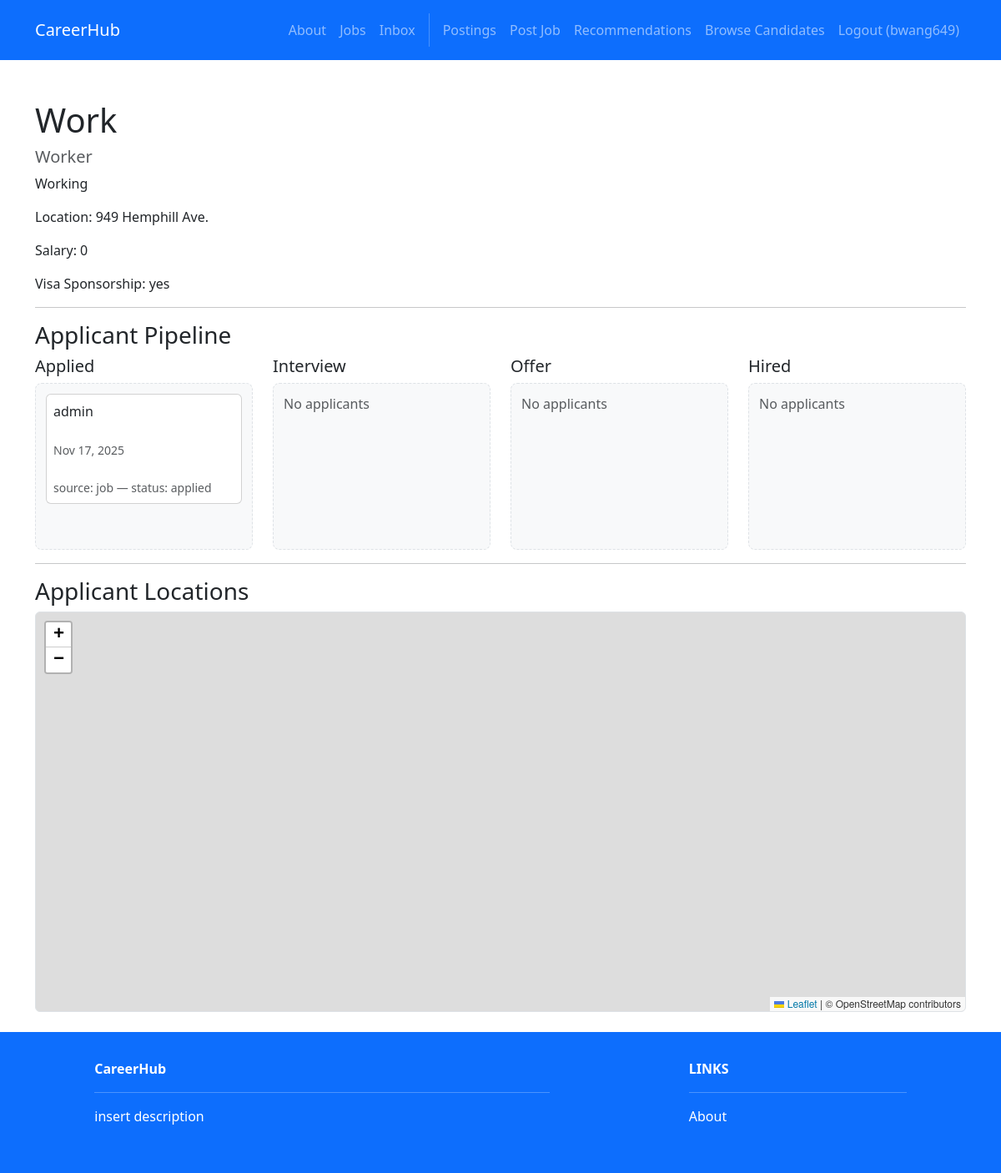
Screenshot of /recruiters/4/detail/ (signed in) with the database file from the repository.
### accounts/models.py (models this page shows)
class User(AbstractUser):
    firstname = models.CharField(max_length=150, blank=True)
    lastname = models.CharField(max_length=150, blank=True)
    username = models.CharField(max_length=150, unique=True)
    password = models.CharField(max_length=128)
    ROLE_CHOICES = [
        ('seeker', 'Job Seeker'),
        ('recruiter', 'Recruiter'),
    ]
    role = models.CharField(max_length=10, choices=ROLE_CHOICES, default='seeker')

### recruiters/models.py (models this page shows, shortened)
class Post(models.Model):
    id = models.AutoField(primary_key=True)
    title = models.CharField(max_length=200)
    company = models.CharField(max_length=200)
    description = models.TextField()
    location = models.CharField(max_length=200)
    lat = models.FloatField(null=True, blank=True)
    lng = models.FloatField(null=True, blank=True)
    salary_range = models.CharField(max_length=100)
    required_skills = models.ManyToManyField(Skill)
    recruiter = models.ForeignKey(User, on_delete=models.CASCADE)
    created_at = models.DateTimeField(auto_now_add=True)
    updated_at = models.DateTimeField(auto_now=True)
    VISA_CHOICES = [
        ('yes', 'Yes'),
        ('no', 'No'),
    ]
    visa_sponsorship = models.CharField(max_length=3, choices=VISA_CHOICES, default='no')

### jobs/models.py (models this page shows)
class Application(models.Model):
    STATUS_CHOICES = [
        ('applied', 'Applied'),
        ('review', 'Review'),
        ('interview', 'Interview'),
        ('offer', 'Offer'),
        ('closed', 'Closed'),
    ]
    job = models.ForeignKey('recruiters.Post', on_delete=models.CASCADE, default=None)
    applicant = models.ForeignKey(User, on_delete=models.CASCADE)
    status = models.CharField(max_length=20, choices=STATUS_CHOICES, default='applied')
    note = models.TextField(blank=True)
    created_at = models.DateTimeField(auto_now_add=True)
    updated_at = models.DateTimeField(auto_now=True)

### recruiters/views.py (the view, shortened to what this page needs)
# urls.py: path('<int:id>/detail/', views.detail, name='recruiters.detail'),
@login_required
def detail(request, id):
    post = get_object_or_404(Post, id=id)
    applicant_users = JobApplication.objects.filter(job=post).values_list('applicant__id', flat=True).distinct()
    candidate_locations = Profile.objects.filter(
        user__id__in=applicant_users,
        location_public=True,
        lat__isnull=False,
        lng__isnull=False
    ).values('user__first_name', 'user__last_name', 'lat', 'lng')
    applicant_map_data = list(candidate_locations)
    applicants = Applicant.objects.filter(post=post).order_by('-applied_at')
    job_applications = JobApplication.objects.filter(job=post).order_by('-created_at')
    stages = ['applied', 'interview', 'offer', 'hired']
    unified = {stage: [] for stage in stages}
    for app in job_applications:
        key = (app.status or '').lower()
        entry = {
            'username': getattr(app.applicant, 'username', str(app.applicant)),
            'status': app.status,
            'created_at': app.created_at,
            'applicant_id': getattr(app.applicant, 'id', None),
            'source': 'job',
        }
        if key in unified:
            unified[key].append(entry)
        else:
            unified['applied'].append(entry)
    applicants_by_stage_list = [(stage, unified.get(stage, [])) for stage in stages]
    return render(request, 'recruiters/detail.html', {
        'post': post,
        'stages': stages,
        'applicants_by_stage_list': applicants_by_stage_list,
        'applicant_map_data_json': json.dumps(applicant_map_data), # <--- Map data context
    })

### recruiters/templates/recruiters/detail.html (shortened to what this page needs)
{% extends 'base.html' %}
{% load custom_tags %}
{% block content %}
<div class="container mt-5">
    <h1>{{ post.title }}</h1>
    <h5 class="text-muted">{{ post.company }}</h5>
    <p>{{ post.description }}</p>
    <p>Location: {{ post.location }}</p>
    <p>Salary: {{ post.salary_range }}</p>
    <p>Visa Sponsorship: {{ post.visa_sponsorship }}</p>
    <hr>
    <h3>Applicant Pipeline</h3>
    <div class="row">
        {% for stage, entries in applicants_by_stage_list %}
        <div class="col-md-3">
            <h5>{{ stage|capfirst }}</h5>
            <div class="stage-container" data-stage="{{ stage }}">
                {% if entries %}
                    {% for e in entries %}
                        <div class="card mb-2 p-2"
                             data-username="{{ e.username }}"
                             data-applicant-id="{{ e.applicant_id|default:'' }}"
                             tabindex="0">
                            <span class="username">{{ e.username }}</span>
                            <br>
                            <small class="text-muted">{{ e.created_at|date:"M d, Y" }}</small>
                            <br>
                            <small class="text-muted">source: {{ e.source }} — status: {{ e.status }}</small>
                        </div>
                    {% endfor %}
                {% else %}
                    <p class="text-muted">No applicants</p>
                {% endif %}
            </div>
        </div>
        {% endfor %}
    </div>
    <hr>
    <h3>Applicant Locations</h3>
    <div class="mb-4">
        <div id="applicantMap" class="w-100 rounded border" style="height:60vh;"></div>
    </div>
    </div>
{% endblock %}
{% block extra_js %}
<link rel="stylesheet" href="https://unpkg.com/leaflet@1.9.4/dist/leaflet.css">
<link rel="stylesheet" href="https://unpkg.com/leaflet.markercluster@1.5.3/dist/MarkerCluster.css" />
<link rel="stylesheet" href="https://unpkg.com/leaflet.markercluster@1.5.3/dist/MarkerCluster.Default.css" />
{% endblock %}

### CareerHub/templates/base.html (shortened to what this page needs)
<!DOCTYPE html>
<html>
  {% load static %}
  <head>
    <link href=
      "https://cdn.jsdelivr.net/npm/bootstrap@5.3.3/dist/css/bootstrap.min.css" rel="stylesheet"
>
    <link rel=
      "stylesheet"  href="https://cdnjs.cloudflare.com/ajax/libs/font-awesome/6.1.1/css/all.min.css">
  </head>
  <body>
     <nav class="p-3 navbar navbar-dark bg-primary navbar-expand-lg">
      <div class="container">
        <a class="navbar-brand"
           href="{% url 'home.index' %}"> CareerHub
        </a>
        <div class="collapse navbar-collapse"
             id="navbarNavAltMarkup">
           <div class="navbar-nav ms-auto navbar-ml">
            <a class="nav-link"
               href="{% url 'home.about' %}">About</a>
            <a class="nav-link"
              href="{% url 'jobs.index' %}">Jobs</a>
            {% if user.is_authenticated %}
            <a class="nav-link"
              href="{% url 'inbox.index' %}">Inbox</a>
            {% endif %}
            {% if user.is_authenticated %}
              {% if user.role == "recruiter" %}
                <a class="nav-link" href="{% url 'recruiters.index' %}">Postings</a>
                <a class="nav-link" href="{% url 'recruiters.create' %}">Post Job</a>
                <a class="nav-link" href="{% url 'recruiters.recommendations' %}">Recommendations</a>
                <a class="nav-link" href="{% url 'recruiters.candidates' %}">Browse Candidates</a>
              {% else %}
                <a class="nav-link" href="{% url 'profiles.view' %}">Profile</a>
                <a class="nav-link" href="{% url 'jobs.recommendations' %}">Recommendations</a>
                <a class="nav-link" href="{% url 'jobs.applications' %}">Applications</a>
              {% endif %}
              <a class="nav-link" href="{% url 'accounts.logout' %}">Logout ({{user.username }})</a>
            {% else %}
              <a class="nav-link" href="{% url 'accounts.login' %}">Login</a>
              <a class="nav-link" href="{% url 'accounts.signup' %}">Sign Up</a>
            {% endif %}
          </div>
        </div>
      </div>
    </nav>
    <div>
      {% block content %}
      {% endblock content %}
    </div>
     <section class="p-3 ms-footer bg-primary d-none d-md-block">
      <div class="container">
        <div class="row mt-3 text-white">
          <div class="col-md-6 col-lg-6 col-xl-6 mx-auto mb-4">
            <b>CareerHub</b>
            <hr />
            <p>
              insert description
            </p>
          </div>
          <div class="col-md-3 col-lg-3 col-xl-3 mx-auto mb-4">
            <b>LINKS</b>
            <hr />
            <p><a class="nav-link"
              href="{% url 'home.about' %}">
              About
            </a></p>
          </div>
        </div>
      </div>
    </section>
  </body>
</html>
{% block extra_js %}{% endblock %}

### recruiters/templates/recruiters/detail.html (style rules this page uses)
.stage-container { min-height: 200px; border: 1px dashed #dee2e6; border-radius: 0.5rem; padding: 0.75rem; background-color: #f8f9fa; }

### rows the page displays
User: username "bwang649"
Post: title "Work", company "Worker", description "Working", location "949 Hemphill Ave.", salary_range "0", visa_sponsorship "yes"
User: username "admin"
Application: created_at "Nov 17, 2025", status "applied"

### other values shown
{{ stage|capfirst }} "Applied" "Interview" "Offer" "Hired"
{{ e.source }} "job"
